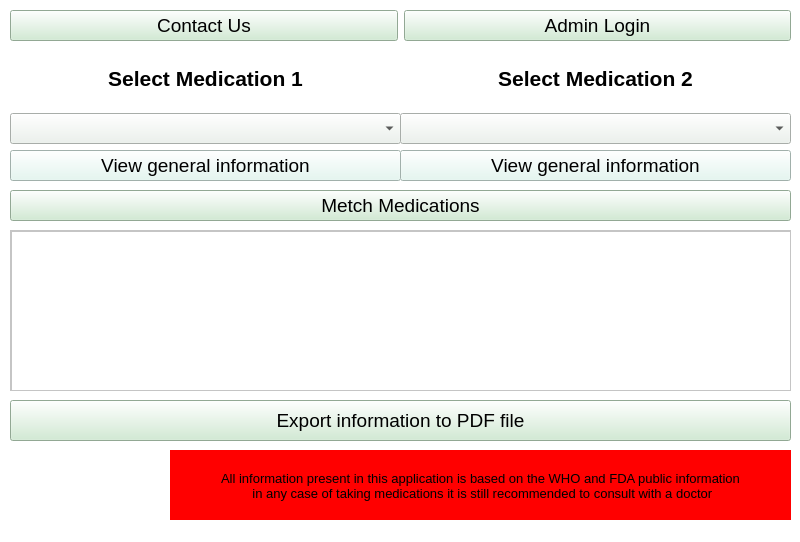
<?xml version="1.0" encoding="UTF-8"?>
<ui version="4.0">
 <class>MainWindow</class>
 <widget class="QMainWindow" name="MainWindow">
  <property name="geometry">
   <rect>
    <x>0</x>
    <y>0</y>
    <width>800</width>
    <height>542</height>
   </rect>
  </property>
  <property name="windowTitle">
   <string>MainWindow</string>
  </property>
  <property name="styleSheet">
   <string notr="true">background-color: rgb(255, 255, 255);</string>
  </property>
  <widget class="QWidget" name="centralwidget">
   <widget class="QWidget" name="horizontalLayoutWidget">
    <property name="geometry">
     <rect>
      <x>10</x>
      <y>0</y>
      <width>781</width>
      <height>51</height>
     </rect>
    </property>
    <layout class="QHBoxLayout" name="horizontalLayout">
     <item>
      <widget class="QPushButton" name="contactUsBtn">
       <property name="font">
        <font>
         <pointsize>14</pointsize>
        </font>
       </property>
       <property name="styleSheet">
        <string notr="true">background-color: rgb(204, 235, 207);</string>
       </property>
       <property name="text">
        <string>Contact Us</string>
       </property>
      </widget>
     </item>
     <item>
      <widget class="QPushButton" name="adminLoginBtn">
       <property name="font">
        <font>
         <pointsize>14</pointsize>
        </font>
       </property>
       <property name="styleSheet">
        <string notr="true">background-color: rgb(204, 235, 207);</string>
       </property>
       <property name="text">
        <string>Admin Login</string>
       </property>
      </widget>
     </item>
    </layout>
   </widget>
   <widget class="QWidget" name="verticalLayoutWidget">
    <property name="geometry">
     <rect>
      <x>10</x>
      <y>50</y>
      <width>391</width>
      <height>131</height>
     </rect>
    </property>
    <layout class="QVBoxLayout" name="verticalLayout">
     <item>
      <widget class="QLabel" name="label">
       <property name="font">
        <font>
         <pointsize>16</pointsize>
         <weight>75</weight>
         <bold>true</bold>
        </font>
       </property>
       <property name="layoutDirection">
        <enum>Qt::LeftToRight</enum>
       </property>
       <property name="text">
        <string>Select Medication 1</string>
       </property>
       <property name="alignment">
        <set>Qt::AlignCenter</set>
       </property>
       <property name="margin">
        <number>12</number>
       </property>
      </widget>
     </item>
     <item>
      <widget class="QComboBox" name="med1comboBox">
       <property name="font">
        <font>
         <pointsize>14</pointsize>
        </font>
       </property>
       <property name="styleSheet">
        <string notr="true">background-color: rgb(235, 242, 236);</string>
       </property>
      </widget>
     </item>
     <item>
      <widget class="QPushButton" name="viewBtn1">
       <property name="maximumSize">
        <size>
         <width>16777215</width>
         <height>16777215</height>
        </size>
       </property>
       <property name="sizeIncrement">
        <size>
         <width>0</width>
         <height>0</height>
        </size>
       </property>
       <property name="font">
        <font>
         <pointsize>14</pointsize>
        </font>
       </property>
       <property name="styleSheet">
        <string notr="true">background-color: rgb(225, 247, 240);</string>
       </property>
       <property name="text">
        <string>View general information</string>
       </property>
       <property name="iconSize">
        <size>
         <width>16</width>
         <height>25</height>
        </size>
       </property>
      </widget>
     </item>
    </layout>
   </widget>
   <widget class="QWidget" name="verticalLayoutWidget_2">
    <property name="geometry">
     <rect>
      <x>400</x>
      <y>50</y>
      <width>391</width>
      <height>131</height>
     </rect>
    </property>
    <layout class="QVBoxLayout" name="verticalLayout_2">
     <item>
      <widget class="QLabel" name="label_2">
       <property name="font">
        <font>
         <pointsize>16</pointsize>
         <weight>75</weight>
         <bold>true</bold>
        </font>
       </property>
       <property name="text">
        <string>Select Medication 2</string>
       </property>
       <property name="alignment">
        <set>Qt::AlignCenter</set>
       </property>
       <property name="margin">
        <number>12</number>
       </property>
      </widget>
     </item>
     <item>
      <widget class="QComboBox" name="med2comboBox">
       <property name="font">
        <font>
         <pointsize>14</pointsize>
        </font>
       </property>
       <property name="styleSheet">
        <string notr="true">background-color: rgb(235, 242, 236);</string>
       </property>
       <property name="iconSize">
        <size>
         <width>16</width>
         <height>25</height>
        </size>
       </property>
      </widget>
     </item>
     <item>
      <widget class="QPushButton" name="viewBtn2">
       <property name="font">
        <font>
         <pointsize>14</pointsize>
        </font>
       </property>
       <property name="styleSheet">
        <string notr="true">background-color: rgb(225, 247, 240);</string>
       </property>
       <property name="text">
        <string>View general information</string>
       </property>
      </widget>
     </item>
    </layout>
   </widget>
   <widget class="QPushButton" name="metchBtn">
    <property name="geometry">
     <rect>
      <x>10</x>
      <y>190</y>
      <width>781</width>
      <height>31</height>
     </rect>
    </property>
    <property name="font">
     <font>
      <pointsize>14</pointsize>
     </font>
    </property>
    <property name="styleSheet">
     <string notr="true">background-color: rgb(204, 235, 207);</string>
    </property>
    <property name="text">
     <string>Metch Medications</string>
    </property>
   </widget>
   <widget class="QScrollArea" name="scrollArea">
    <property name="geometry">
     <rect>
      <x>10</x>
      <y>230</y>
      <width>781</width>
      <height>161</height>
     </rect>
    </property>
    <property name="font">
     <font>
      <pointsize>14</pointsize>
     </font>
    </property>
    <property name="widgetResizable">
     <bool>true</bool>
    </property>
    <widget class="QWidget" name="scrollAreaWidgetContents">
     <property name="geometry">
      <rect>
       <x>0</x>
       <y>0</y>
       <width>779</width>
       <height>159</height>
      </rect>
     </property>
     <widget class="QTextBrowser" name="textBrowser">
      <property name="geometry">
       <rect>
        <x>0</x>
        <y>0</y>
        <width>781</width>
        <height>161</height>
       </rect>
      </property>
     </widget>
    </widget>
   </widget>
   <widget class="QPushButton" name="mainExportBtn">
    <property name="geometry">
     <rect>
      <x>10</x>
      <y>400</y>
      <width>781</width>
      <height>41</height>
     </rect>
    </property>
    <property name="font">
     <font>
      <pointsize>14</pointsize>
     </font>
    </property>
    <property name="styleSheet">
     <string notr="true">background-color: rgb(204, 235, 207);</string>
    </property>
    <property name="text">
     <string>Export information to PDF file</string>
    </property>
   </widget>
   <widget class="QLabel" name="label_3">
    <property name="geometry">
     <rect>
      <x>170</x>
      <y>450</y>
      <width>621</width>
      <height>71</height>
     </rect>
    </property>
    <property name="font">
     <font>
      <pointsize>10</pointsize>
     </font>
    </property>
    <property name="styleSheet">
     <string notr="true">background-color: rgb(255, 0, 0);</string>
    </property>
    <property name="text">
     <string>All information present in this application is based on the WHO and FDA public information
 in any case of taking medications it is still recommended to consult with a doctor</string>
    </property>
    <property name="alignment">
     <set>Qt::AlignCenter</set>
    </property>
   </widget>
   <widget class="QLabel" name="label_4">
    <property name="geometry">
     <rect>
      <x>60</x>
      <y>450</y>
      <width>71</width>
      <height>61</height>
     </rect>
    </property>
    <property name="text">
     <string/>
    </property>
    <property name="pixmap">
     <pixmap>media/warining-logo.jpg</pixmap>
    </property>
    <property name="scaledContents">
     <bool>true</bool>
    </property>
   </widget>
  </widget>
  <widget class="QStatusBar" name="statusbar"/>
 </widget>
 <resources/>
 <connections/>
</ui>
